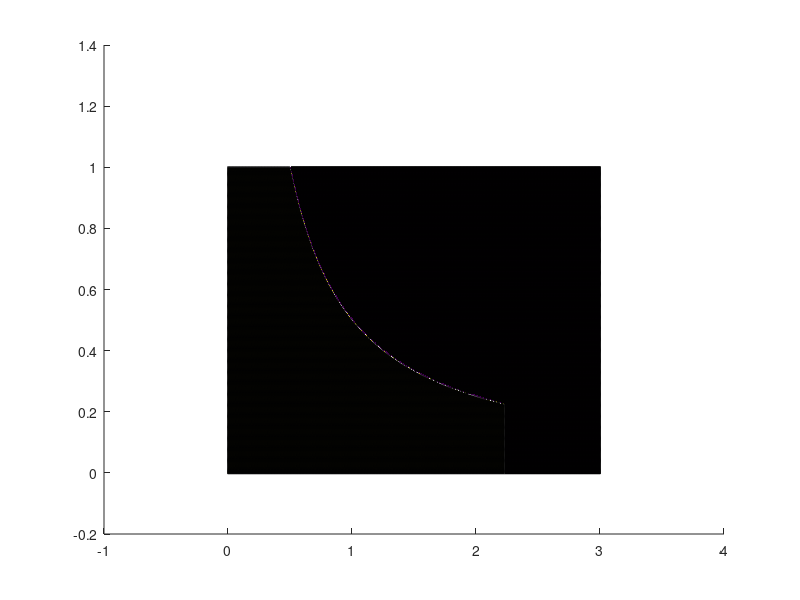

This figure's MATLAB source: (Note: this script raises an error after producing the figure.)


clear, close all

% b=inh strength, TI=inh time scale, DE=inh delay, TD=tone duration, PR=presentation rate
TI=0.2; TH=0.5; DE=0.03; TD=0.025; PR=17; TR=1/PR; a=0.6; b=2;
% LIM=[1.6,2.3];
% YLIM=[0.21,0.7];
LIM=[0,3];
YLIM=[0,1];
npoints=1e3;

% p=+, m=- 
N_p=@(TR)exp(-(TR-DE)/TI); N_m=@(TR)exp(-(TR-DE-TD)/TI); 
M_p=@(TR)exp(-(2*TR-DE)/TI); M_m=@(TR)exp(-(2*TR-DE-TD)/TI); 
L_p=@(TR,k)exp(-(k*TR-DE)/TI); L_m=@(TR,k)exp(-(k*TR-DE-TD)/TI); 
R_p=@(TR,k)exp(-(k*TR+TD-2*DE)/TI); R_m=@(TR,k)exp(-(k*TR-2*DE)/TI); 


% useful quantities
C1=@(a,b,c,d,TR) d-TH;
C2_p=@(a,b,c,d,TR) a-b.*M_p(TR)+d-TH; C2_m=@(a,b,c,d,TR) a-b.*M_m(TR)+d-TH;
C3_p=@(a,b,c,d,TR) -b.*N_p(TR)+c-TH; C3_m=@(a,b,c,d,TR) -b.*N_m(TR)+c-TH;
C4_p=@(a,b,c,d,TR) -b.*M_p(TR)+c-TH; C4_m=@(a,b,c,d,TR) -b.*M_m(TR)+c-TH;
C5_p=@(a,b,c,d,TR) a-b.*N_p(TR)+d-TH; C5_m=@(a,b,c,d,TR) a-b.*N_m(TR)+d-TH;
C6_p=@(a,b,c,d,TR) a-b.*N_p(TR)+c-TH; C6_m=@(a,b,c,d,TR) a-b.*N_m(TR)+c-TH;
C7_p=@(a,b,c,d,TR) -b.*N_p(TR)+d-TH; C7_m=@(a,b,c,d,TR) -b.*N_m(TR)+d-TH;
C8_p=@(a,b,c,d,TR) -b.*M_p(TR)+d-TH; C8_m=@(a,b,c,d,TR) -b.*M_m(TR)+d-TH;
C9=@(a,b,c,d,TR) a-b.*M_p(TR)-TH;
C10=@(a,b,c,d,TR) a-b.*N_p(TR)-TH;

states = struct;


%% 2TR-periodic states
% % MAIN states 
states.S=@(a,b,c,d,TR) (C1(a,b,c,d,TR)<0).*(C2_p(a,b,c,d,TR)<0).*(C3_p(a,b,c,d,TR)<0); % SA/B
states.SB=@(a,b,c,d,TR) (C3_p(a,b,c,d,TR)<0).*(C8_m(a,b,c,d,TR)>=0).*(C9(a,b,c,d,TR)<0); % SAB (A/B)
states.SD=@(a,b,c,d,TR) (C4_m(a,b,c,d,TR)>=0).*(C2_m(a,b,c,d,TR)>=0).*(C3_p(a,b,c,d,TR)<0).*(C8_m(a,b,c,d,TR)<0).*(C9(a,b,c,d,TR)<0); % SABD (A/B)
states.AP=@(a,b,c,d,TR) (C3_m(a,b,c,d,TR)>=0).*(C2_p(a,b,c,d,TR)<0); % AP
states.AS=@(a,b,c,d,TR) (C3_m(a,b,c,d,TR)>=0).*(C8_m(a,b,c,d,TR)>=0).*(C5_p(a,b,c,d,TR)<0).*(C10(a,b,c,d,TR)<0); % AS (A/B)
states.ASD=@(a,b,c,d,TR) (C2_m(a,b,c,d,TR)>=0).*(C3_m(a,b,c,d,TR)>=0).*(C5_p(a,b,c,d,TR)<0).*(C8_m(a,b,c,d,TR)<0).*(C10(a,b,c,d,TR)<0); % ASD (A/B)
states.I=@(a,b,c,d,TR) (C1(a,b,c,d,TR)>=0).*(C6_p(a,b,c,d,TR)<0); % INTA/B
states.ID=@(a,b,c,d,TR) (C3_m(a,b,c,d,TR)>=0).*(C5_m(a,b,c,d,TR)>=0).*(C7_m(a,b,c,d,TR)<0).*(C10(a,b,c,d,TR)<0); % INTD
states.IB=@(a,b,c,d,TR) (C7_m(a,b,c,d,TR)>=0).*(C10(a,b,c,d,TR)<0); % INT


%% vary c,DF -- plotting
font_size=18;
figure('Position', [50 50 900 700])

names=fieldnames(states);
nstates=length(names);

dLIM=(LIM(2)-LIM(1))/npoints;
cs=LIM(1):dLIM:LIM(2);
DFs=YLIM(1):dLIM:YLIM(2);
[X,Y]=meshgrid(cs,DFs); 
S=zeros(length(DFs),length(cs),nstates); 

cs_tmp=(LIM(1)-dLIM):dLIM:(LIM(2)+dLIM);
DFs_tmp=(YLIM(1)-dLIM):dLIM:(YLIM(2)+dLIM);
[X_tmp,Y_tmp]=meshgrid(cs_tmp,DFs_tmp);

figure(1), hold on 

text_xs=zeros(nstates,1); text_ys=zeros(nstates,1);

%% generate structure containing periods + changing names of the states (when necessary) + plot states
periods = struct('name',{'None'},'period',{0});
count=1;
for i=1:nstates
    name_tmp=names{i};
    f_tmp=states.(name_tmp);
    
    v_undscr=strfind(name_tmp,'_'); n_undscr=length(v_undscr);
    if n_undscr==2 % W/K state
        m=str2num(name_tmp(v_undscr(1)+1:v_undscr(2)-1));
        k=str2num(name_tmp(v_undscr(2)+1:end));
        if contains(name_tmp,'W')
            periods(end+1)=struct('name',{name_tmp},'period',{2*(m+2*k)*TR});
        elseif contains(name_tmp,'K')
            periods(end+1)=struct('name',{name_tmp},'period',{(m+2*k)*TR});
        end
        name_tmp=strcat(name_tmp(1:v_undscr(1)),'{',num2str(m),',',num2str(k),'}'); % in this case also change name to "_{...}"
    elseif n_undscr==1 % cycle skipping state
        k=str2num(name_tmp(v_undscr(1)+1:end));
        if contains(name_tmp,'INT')
            periods(end+1)=struct('name',{name_tmp},'period',{2*(2*k-1)*TR});
        elseif contains(name_tmp,'S')
            periods(end+1)=struct('name',{name_tmp},'period',{2*k*TR});
        end
    else % 2TR-periodic state   
        periods(end+1)=struct('name',{name_tmp},'period',{2*TR});
    end
    
    
%     if ~isempty(str2num(name_tmp(end))) && ~isempty(str2num(name_tmp(end-1)))
%         name_tmp=strcat(name_tmp(1:end-2),'{',name_tmp(end-1),',',name_tmp(end),'}');
%     end
    
    % rewrite K and W states c-d-g-cd-.... and convert them to ^1,^2,...
    lower_v=isstrprop(name_tmp,'lower');  % vector of lower cases 
    first_idx=find(isstrprop(name_tmp,'lower')==0,1); % first upper case index
    if first_idx>1
        lower_str=name_tmp(1:first_idx-1);
        name_tmp=strcat(name_tmp(first_idx:end),'^{',name_tmp(1:first_idx-1),'}');
    end
    
    z_value=periods(end).period/(2*TR);
%     S(:,:,i)=f_tmp(a,b,X,X.*Y,TR)*z_value;
    S(:,:,i)=f_tmp(a,b,X,X.*Y,TR);
    

    
    Z_tmp=zeros(length(DFs)+2,length(cs)+2);
    if sum(S(:,:,i))==0
        disp(strcat('Conditions for ', name_tmp, ' not met'))
    else
        disp(strcat('Conditions for ', name_tmp, ' are met.. plotting'))
        Z_tmp(2:end-1,2:end-1)=count*S(:,:,i);
%         Z_tmp(2:end-1,2:end-1)=S(:,:,i);
        surf(X_tmp,Y_tmp,Z_tmp)
        alpha(.7)
        C=contour(X_tmp,Y_tmp,Z_tmp,[0.5 0.5],'k');
        idx=Z_tmp>0.5; xval=X_tmp(idx); yval=Y_tmp(idx);
        
        xmin=min(xval); xmax=max(xval); dx=xmax-xmin;
        ymin=min(yval); ymax=max(yval); dy=ymax-ymin;
        
        if ~isempty(xmin+dx/2) && ~isempty(ymin+dy/2)
            text_xs(i)=xmin+dx/2; text_ys(i)=ymin+dy/2;
        end
        count=count+1;
    end
    
    if text_xs(i)~=0 && text_ys(i)~=0
        text_xs(i)=xmin+dx/2; text_ys(i)=ymin+dy/2;
        text(text_xs(i),text_ys(i),nstates+1,name_tmp,'HorizontalAlignment','center','Color','w','fontsize',font_size,'fontweight','bold')
        %         text(text_xs(i),text_ys(i),z_value+2,name_tmp,'HorizontalAlignment','center','Color','k','fontsize',font_size,'fontweight','bold')
    end
end

colormap('jet')
% caxis([0,15])
shading interp
view(2)
xlim(LIM)
ylim(YLIM)
xlabel('C','fontsize',font_size)
ylabel('DF','fontsize',font_size)

% xticks([0.5,1,1.5,2,2.5,3])
% yticks([0,1])
set(gca,'FontSize',font_size)































